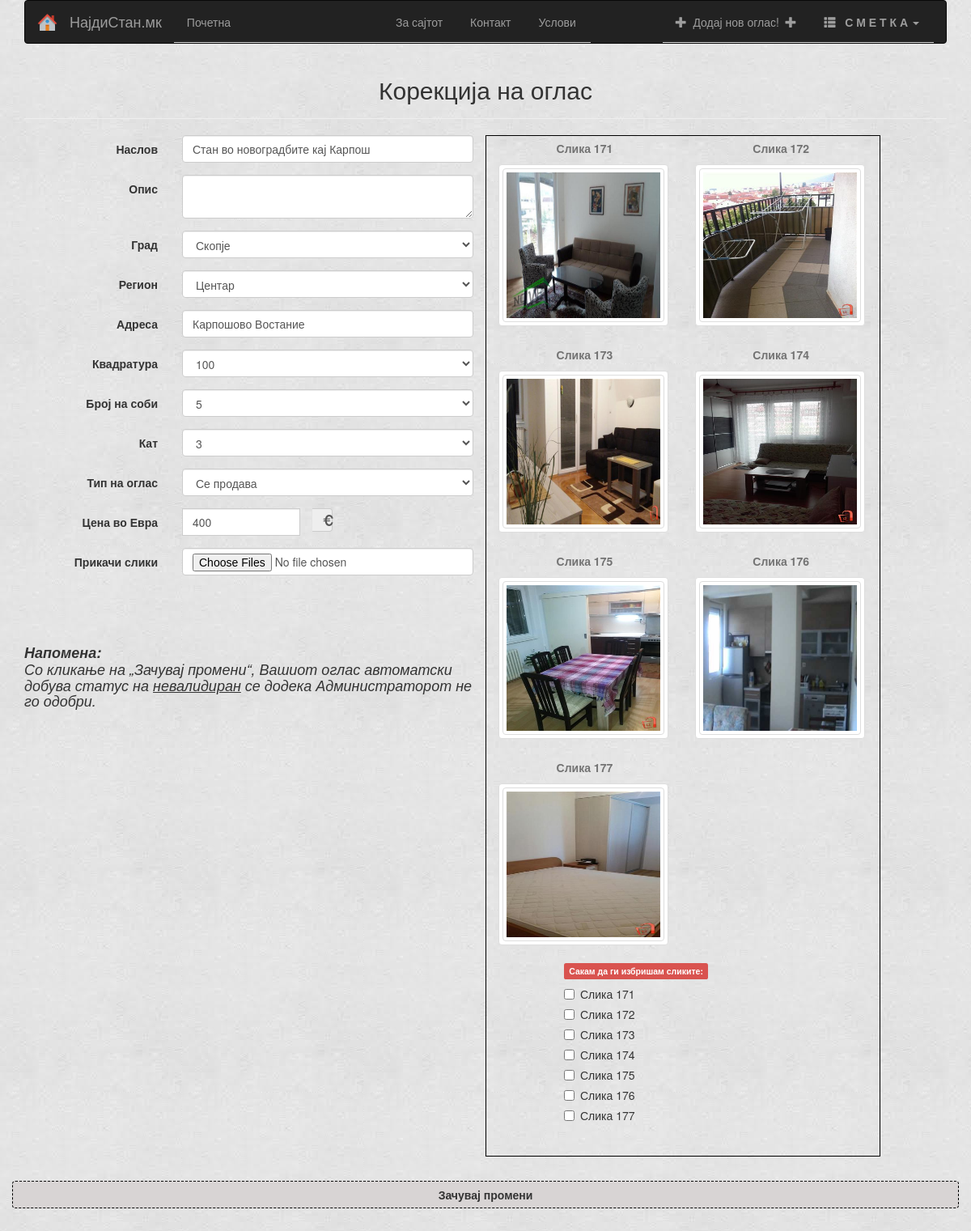
Page /listing/edit/39 (signed in) on the committed database.
### app/models.py (models this page shows, shortened)
class Condo(db.Model):
    condoId = db.Column(db.Integer, primary_key=True)
    title = db.Column(db.String(30))
    description = db.Column(db.String(150))
    city = db.Column(db.String(30))
    area = db.Column(db.String(30), nullable=True)
    address = db.Column(db.String(80))
    price = db.Column(db.Integer)
    quadrature = db.Column(db.Integer)
    rooms = db.Column(db.Integer)
    floor = db.Column(db.Integer)
    timestamp = db.Column(db.DateTime)
    timesVisited = db.Column(db.Integer)
    available = db.Column(db.Boolean, default=True)
    isApproved = db.Column(db.Boolean, default=False)
    types = db.Column(db.Boolean, default=False)
    user_id = db.Column(db.Integer, db.ForeignKey('users.userId'))
    comsPerCondo = db.relationship('Comment', backref='commentsPerCondo', lazy='dynamic')
    imgsPerCondo = db.relationship('Images', backref='imagesPerCondo', lazy='dynamic')
    actedOn = db.Column(db.Boolean, default=False)

class Images(db.Model):
    imgId = db.Column(db.Integer, primary_key=True)
    path = db.Column(db.String(256))
    condo_id = db.Column(db.Integer, db.ForeignKey('condo.condoId'))

### app/views.py (the view)
@app.route('/listing/edit/<int:cid>')
@login_required
def listingEdit(cid):
    form = ListingForm()
    condoID = Condo.query.get(cid)
    if not condoID:
        flash('Не постои таков стан!')
        return redirect(url_for('index'))
    if condoID.user_id is not current_user.userId:
        flash('Немате доволно привилегии за таква акција!')
        return redirect(url_for('index'))
    condoPics = condoID.imgsPerCondo.all()
    return render_template('listingEdit.html', ccid=condoID, cpics=condoPics, form=form, title='Измена на оглас')

### app/forms.py
class ListingForm(FlaskForm):
    title = StringField('Наслов', validators=[DataRequired(message='Задолжително поле'), Length(min=2, max=100, message='Насловот мора да биде од 2 до 100 карактери')])
    description = TextAreaField('Опис')
    city = SelectField('Град', choices=CITIES, default='Скопје')
    area = SelectField('Регион', choices=SK_AREA, default='Центар')
    areas = SelectField('Регион', choices=SK_AREA[1:], default='Центар')
    address = StringField('Адреса')
    quadrature = SelectField('Квадратура', choices=[(q, q) for q in QUADRATURES], default='100')
    rooms = SelectField('Број на соби', choices=[(r, r) for r in ROOMS], default='5')
    floor = SelectField('Кат', choices=[(f, f) for f in FLOOR], default='3')
    price = StringField('Цена во Евра', validators=[DataRequired(message='Задолжително поле'), Length(min=1, max=9, message='Внесете цел број')])
    file = FileField('Прикачи слики', render_kw={"multiple":""}, validators=[DataRequired(message='Задолжително поле')])
    available = SelectField('Статус', choices=[(k, v) for k,v in CONDO_STATUS], default='1')
    condoType = SelectField('Тип на оглас', choices=[(k, v) for k, v in CONDO_TYPE], default='0')

### app/models.py (called while the page is built)
    @property
    def is_authenticated(self):
        return True

    @property
    def is_admin(self):
        admins = Users.query.filter(Users.isAdmin == 1).all()
        if self in admins:
            return True
        else:
            return False

### app/views.py (called while the page is built)
@lm.user_loader
def load_user(id):
    return Users.query.get(int(id))

@app.before_request
def before_request():
    g.user = current_user
    if g.user.is_authenticated:
        g.user.lastSeen = datetime.datetime.utcnow()
        db.session.add(g.user)
        db.session.commit()

### app/templates/listingEdit.html (shortened to what this page needs)
{% extends 'base.html' %}
{% import 'macros.html' as macros %}
{% block content %}
    <div class="page-header">
     <h2 align="center">Корекција на оглас</h2>
    </div>
    <div class="row" style="margin-bottom: 50px">
        <div class="col-xs-12 col-md-6 col-sm-10 col-sm-offset-0 col-md-offset-2 col-lg-6 col-lg-offset-0">
                 {% call macros.render_form(form, action_url=url_for('listingEditedSubmit'), enctype="multipart/form-data",
                        action_text='Зачувај промени',  class_='form-horizontal') %}
                    {{ macros.render_field_inline_withValue(form.title, placeholder='пр. Нов стан во Лисиче', value=ccid.title ) }}
                    {{ macros.render_field_inline_withValue(form.description, value=ccid.description) }}
                    {{ macros.render_field_inline_withValue(form.city, value=ccid.city) }}
                    {{ macros.render_field_inline_withValue(form.areas, value=ccid.area) }}
                    {{ macros.render_field_inline_withValue(form.address, placeholder='ул. Московска бр. 13', value=ccid.address) }}
                    {{ macros.render_field_inline_withValue(form.quadrature,value=ccid.quadrature) }}
                    {{ macros.render_field_inline_withValue(form.rooms, value=ccid.rooms) }}
                    {{ macros.render_field_inline_withValue(form.floor, value=ccid.floor) }}
                    {% if ccid.types %}
                        {{ macros.render_field_inline_withValue(form.condoType, value=1) }}
                    {% else %}
                        {{ macros.render_field_inline_withValue(form.condoType, value=0) }}
                    {% endif %}
                    {{ macros.render_field_inline_price(form.price, value=ccid.price) }}
                    {{ macros.render_field_inline(form.file) }}
                    <br><br><br><p><h4><i><b>Напомена:</b><br>Со кликање на „Зачувај промени“, Вашиот оглас автоматски добува статус на <u>невалидиран</u> се додека Администраторот не го одобри.</i></h4></p>
            <br><br>
        </div>
        <div class="col-md-10 col-md-offset-2 col-lg-5 col-lg-offset-0" style="border: 1px solid black; min-height: 300px; margin-bottom: 30px;">
            {% if cpics %}
                <div class="row">
                {% for pic in cpics %}
                        <div class="col-md-6 col-lg-6 col-sm-6 col-xs-6">
                         <label class=" help-block text-center">Слика {{pic.imgId}}</label>
                        <a class="thumbnail" href="{{pic.path[3:]}}" data-lightbox="my-set"  style="display: inline-flex; height: 200px;  " >
                            <img class="img-thumbnail" src="{{pic.path[3:]}}" width="200px" height="200px" />
                        </a>
                        </div>
                {% endfor %}
                </div>
                <div class="row" style="margin-bottom: 30px;">
                    <div class="col-md-8 col-md-offset-2 col-lg-8 col-lg-offset-2">
                       <span class="label label-danger">Сакам да ги избришам сликите:</span>
                        {% for pic in cpics %}
                            <div class="checkbox">
                              <label><input type="checkbox" name="imgId{{imgId}}" value="{{pic.imgId}}">Слика {{pic.imgId}}</label>
                            </div>
                        {% endfor %}
                    </div>
                </div>
            {% endif %}
        </div>
        {% endcall %}
    </div>
{% endblock %}

### app/templates/macros.html (shortened to what this page needs)
{% macro render_field_inline(field, label_visible=true) -%}
    <div class="form-group {% if field.errors %}has-error{% endif %} {{ kwargs.pop('class_', '') }}">
        {% if (field.type != 'HiddenField' and field.type !='CSRFTokenField') and label_visible %}
            <label for="{{ field.id }}" class="control-label col-sm-4">{{ field.label }}</label>
        {% endif %}
        <div class="col-sm-8">
            {{ field(class_='form-control', **kwargs) }}
        </div>
    </div>
{%- endmacro %}
{% macro render_field_inline_withValue(field, label_visible=true, value='') -%}
    <div class="form-group {% if field.errors %}has-error{% endif %} {{ kwargs.pop('class_', '') }}">
        {% if (field.type != 'HiddenField' and field.type !='CSRFTokenField') and label_visible %}
            <label for="{{ field.id }}" class="control-label col-sm-4">{{ field.label }}</label>
        {% endif %}
        <div class="col-sm-8">
            {{ field(class_='form-control', value=value, **kwargs) }}
        </div>
    </div>
{%- endmacro %}
{% macro render_field_inline_price(field, label_visible=true, value='') -%}
    <div class="form-group {% if field.errors %}has-error{% endif %} {{ kwargs.pop('class_', '') }}">
        {% if (field.type != 'HiddenField' and field.type !='CSRFTokenField') and label_visible %}
            <label for="{{ field.id }}" class="control-label col-sm-4">{{ field.label }}</label>
        {% endif %}
        <div class="input-group">
        <div class="col-sm-8 col-md-8 col-lg-8">
            {{ field(class_='form-control', value=value, **kwargs) }}
        </div>
        <div class="input-group-addon col-sm-2"><span class="glyphicon glyphicon-eur"></span></div>
         </div>
    </div>
{%- endmacro %}
{% macro render_form(form, action_url='', action_text='Submit',  enctype='', class_='',   btn_class='btn btn-default btn-block') -%}
    <form method="POST" action="{{ action_url }}" role="form" class="{{ class_ }}" enctype="{{enctype}}" autocomplete="off">
        {% if caller %}
            {{ caller() }}
        {% endif %}
        <button type="submit" style='font-weight: bold; background-color: #d8d4d4; border: 1px dashed black; ' class="{{ btn_class }}">{{ action_text }} </button>
{%- endmacro %}

### app/templates/base.html (style rules this page uses)
body { background-image: url("../../../static/img/icons/bg.jpg"); }

### rows in the picture
Condo: title "Стан во новоградбите кај Карпош", city "Скопје", address "Карпошово Востание", quadrature "100", rooms "5", floor "3", price "400"
Images: imgId "171", path (picture)
Images: imgId "172", path (picture)
Images: imgId "173", path (picture)
Images: imgId "174", path (picture)
Images: imgId "175", path (picture)
Images: imgId "176", path (picture)
Images: imgId "177", path (picture)

### other values in the picture
{{ field.label }} "Наслов Опис Град Регион Адреса Квадратура Број на соби Кат Тип на оглас"
{{ field.label }} "Цена во Евра"
{{ field.label }} "Прикачи слики"
{{ action_text }} "Зачувај промени"
